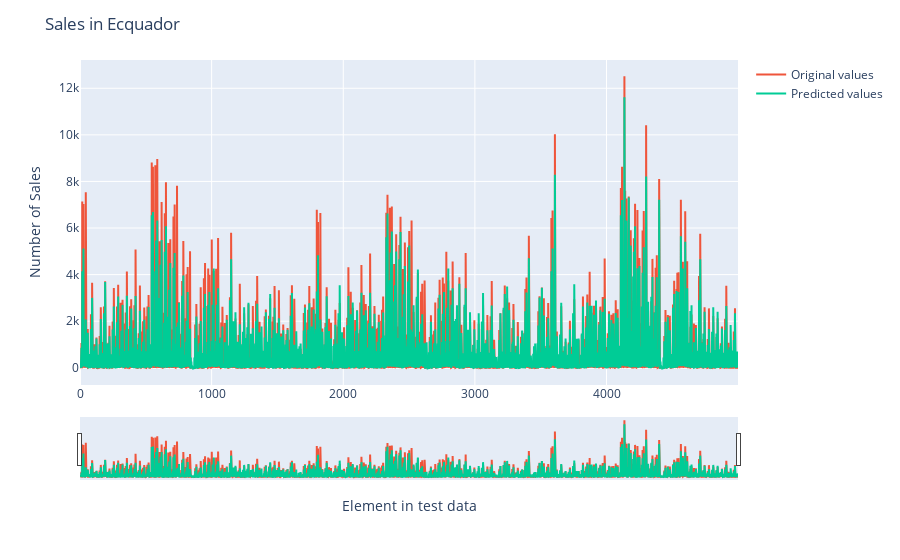

Here is the notebook cell this chart was saved with:
### Code cell
fig = px.line()
fig.update_xaxes(
    rangeslider_visible = True,
)
fig.add_scatter(x=x[:5000], y=y_test[:5000], mode='lines', name='Original values')
fig.add_scatter(x = x[:5000], y = predictions[:5000],name="Predicted values")

fig.update_layout(
    title="Sales in Ecquador",
    xaxis_title="Element in test data",
    yaxis_title="Number of Sales"
)

### Figure 1 — Plotly figure (JSON) as saved in the notebook; plotly's stock layout.template omitted (floating-point values rounded to 4 significant figures; data arrays with more than 128 entries replaced by an {"elided": "..."} marker saying what was removed)
{"data": [{"hovertemplate": "<extra></extra>", "legendgroup": "", "line": {"color": "#636efa", "dash": "solid"}, "marker": {"symbol": "circle"}, "mode": "lines", "name": "", "orientation": "v", "showlegend": false, "type": "scatter", "xaxis": "x", "yaxis": "y"}, {"mode": "lines", "name": "Original values", "type": "scatter", "x": {"elided": "5000 int values"}, "y": {"elided": "5000 float values"}}, {"name": "Predicted values", "type": "scatter", "x": {"elided": "5000 int values"}, "y": {"elided": "5000 float values"}}], "layout": {"legend": {"tracegroupgap": 0}, "margin": {"t": 60}, "title": {"text": "Sales in Ecquador"}, "xaxis": {"anchor": "y", "domain": [0, 1], "rangeslider": {"visible": true}, "title": {"text": "Element in test data"}}, "yaxis": {"anchor": "x", "domain": [0, 1], "title": {"text": "Number of Sales"}}}}
